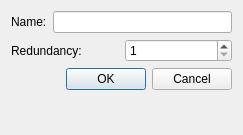
<?xml version="1.0" encoding="UTF-8"?>
<ui version="4.0">
 <class>FileDialog</class>
 <widget class="QDialog" name="FileDialog">
  <property name="geometry">
   <rect>
    <x>0</x>
    <y>0</y>
    <width>243</width>
    <height>135</height>
   </rect>
  </property>
  <property name="sizePolicy">
   <sizepolicy hsizetype="Preferred" vsizetype="Minimum">
    <horstretch>0</horstretch>
    <verstretch>0</verstretch>
   </sizepolicy>
  </property>
  <property name="windowTitle">
   <string>Dialog</string>
  </property>
  <layout class="QFormLayout" name="formLayout">
   <item row="0" column="0">
    <widget class="QLabel" name="label">
     <property name="text">
      <string>Name:</string>
     </property>
    </widget>
   </item>
   <item row="0" column="1">
    <widget class="QLineEdit" name="nameLineEdit"/>
   </item>
   <item row="1" column="0" colspan="2">
    <widget class="QWidget" name="redundancy" native="true">
     <layout class="QHBoxLayout" name="horizontalLayout">
      <property name="leftMargin">
       <number>0</number>
      </property>
      <property name="topMargin">
       <number>0</number>
      </property>
      <property name="rightMargin">
       <number>0</number>
      </property>
      <property name="bottomMargin">
       <number>0</number>
      </property>
      <item>
       <widget class="QLabel" name="label_2">
        <property name="text">
         <string>Redundancy:</string>
        </property>
       </widget>
      </item>
      <item>
       <widget class="QSpinBox" name="redundancySpinBox">
        <property name="minimum">
         <number>1</number>
        </property>
       </widget>
      </item>
     </layout>
    </widget>
   </item>
   <item row="4" column="1">
    <widget class="QDialogButtonBox" name="buttonBox">
     <property name="orientation">
      <enum>Qt::Horizontal</enum>
     </property>
     <property name="standardButtons">
      <set>QDialogButtonBox::Cancel|QDialogButtonBox::Ok</set>
     </property>
    </widget>
   </item>
   <item row="5" column="1">
    <spacer name="verticalSpacer">
     <property name="orientation">
      <enum>Qt::Vertical</enum>
     </property>
     <property name="sizeHint" stdset="0">
      <size>
       <width>20</width>
       <height>40</height>
      </size>
     </property>
    </spacer>
   </item>
  </layout>
 </widget>
 <resources/>
 <connections>
  <connection>
   <sender>buttonBox</sender>
   <signal>accepted()</signal>
   <receiver>FileDialog</receiver>
   <slot>accept()</slot>
   <hints>
    <hint type="sourcelabel">
     <x>248</x>
     <y>254</y>
    </hint>
    <hint type="destinationlabel">
     <x>157</x>
     <y>274</y>
    </hint>
   </hints>
  </connection>
  <connection>
   <sender>buttonBox</sender>
   <signal>rejected()</signal>
   <receiver>FileDialog</receiver>
   <slot>reject()</slot>
   <hints>
    <hint type="sourcelabel">
     <x>316</x>
     <y>260</y>
    </hint>
    <hint type="destinationlabel">
     <x>286</x>
     <y>274</y>
    </hint>
   </hints>
  </connection>
 </connections>
</ui>
